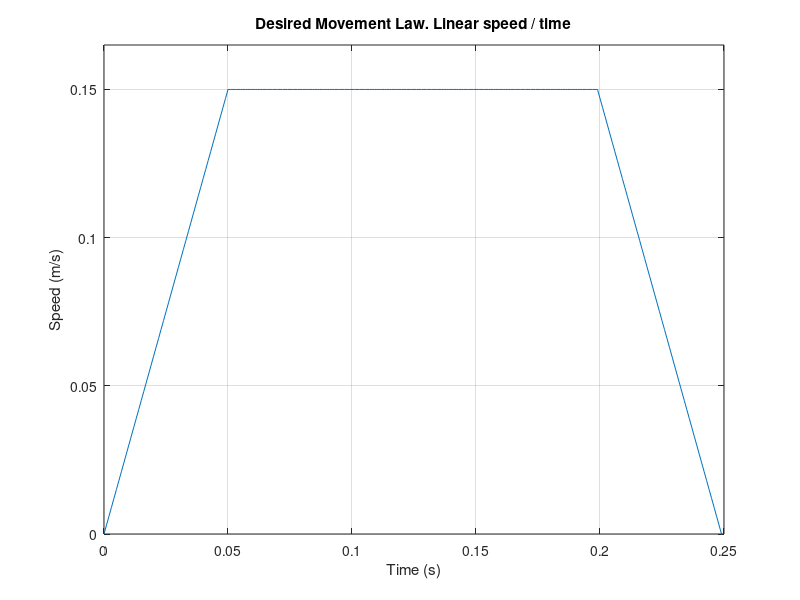
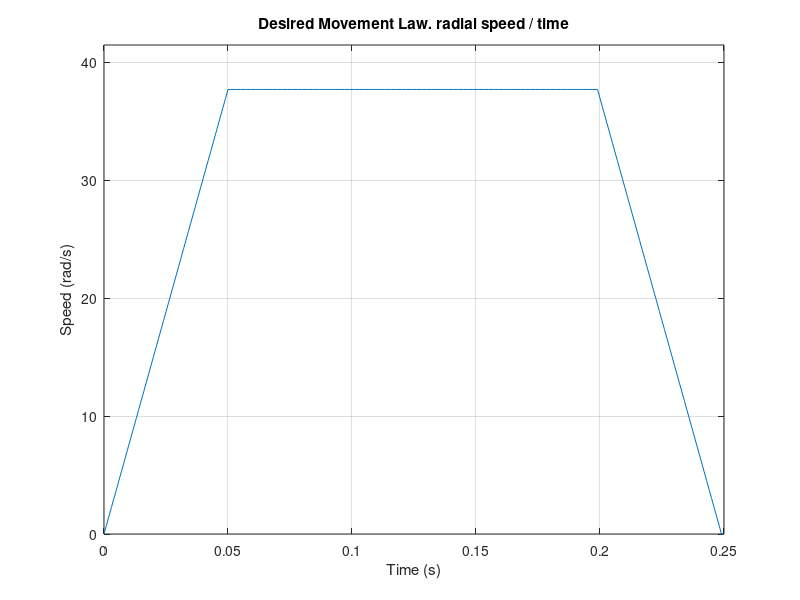
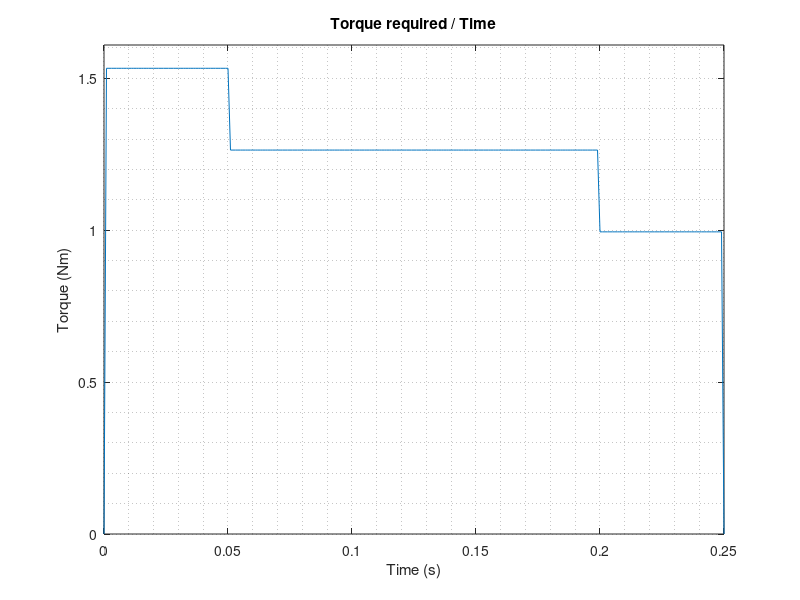
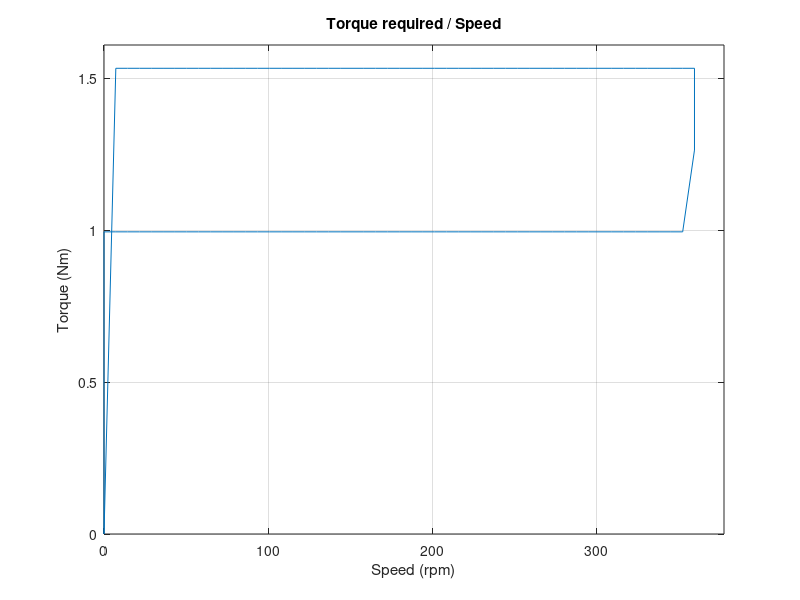

The MATLAB script that drew these images, in order: (Note: this script raises an error after producing the figures.)
%Torque calculation and HT34-504 simulator

%enviroment preparation
close all;
clear all;
clc

%motor parameters
Jm = 1.1*10^-4;                                         % motor inertia [kg*m^2]
alfa_p = 1.8;                                           % step angle [degrees]
Np = 360/alfa_p;                                        % steps number for one revolution

%ball screw parameters
Jv = 2.10*10^-4;                                        % screw inertia [kg*m^2]
lead = 0.025;                                           % righ hand lead [m]
r_eq = lead/(2*pi);                                     % equivalent radius [m]
diam = 0.025;                                           % screw diameter [m]. Not used
efficiency = 0.85;

%System requirements.
F = 270;                                                % Force necessary to move the load. [N]
time_total = 0.25;                                      % total time to move the load. [s]
time_rise = 0.2*time_total;                             % time in which the load accelerates. [s]
path_l = 30;                                            % Total linear excursion of the lever [mm]
speed_medium = (path_l*10^-3) / time_total;             % linear and medium speed of the load.
speed_peak= (speed_medium*time_total)/(time_total-time_rise);   % top linear speed. [m/s]
radial_speed_peak = speed_peak/r_eq;                    %top radial speed reached by the motor [m/s]
freq_init = 800;                                        % initial step rate [sps]
freq_fin = (radial_speed_peak/pi)*Np;                   % final step rate [sps]
TL = (F*speed_peak)/(radial_speed_peak*efficiency);     % Load Torque


time = [0:0.001:time_total];

%desired movement law plot.
ii = 2;
desired_law = zeros(1,time_total*100+1);
desired_law(ii) = 0;
for ii = 2:(time_total*200)
    desired_law(ii)= desired_law(ii-1) + 0.003;
end
for ii = (time_total*200+1):(time_total*800)
    desired_law(ii) = 0.15;
end
for ii = (time_total*800+1):(time_total*1000+1)
    desired_law(ii)= desired_law(ii-1) - 0.003;
end
figure(1);
plot(time,desired_law)
axis([0 time_total 0 speed_peak+0.1*speed_peak])
grid
title('Desired Movement Law. Linear speed / time')
xlabel('Time (s)');
ylabel('Speed (m/s)');

%desired movement law for the motor.
ii = 1;
desired_law_motor = zeros(1,time_total*1000+1);
desired_law_motor(ii) = 0;
for ii = 1:(time_total*1000)
    desired_law_motor(ii)= desired_law(ii)*((2*pi)/lead);
end

figure(2);
plot(time,desired_law_motor)
axis([0 time_total 0 radial_speed_peak+0.1*radial_speed_peak])
grid
title('Desired Movement Law. radial speed / time')
xlabel('Time (s)');
ylabel('Speed (rad/s)');


%torque calculation
Jeq = (Jm+Jv/efficiency);
ii = 1;
torque = zeros(1,time_total*1000+1);
for ii = 2:(time_total*1000)
   torque(ii)= Jeq*((desired_law_motor(ii)-desired_law_motor(ii-1))/0.001) + TL;
end

figure(3);
plot(time,torque);
axis([0 time_total 0 max(torque)*1.05])
grid minor
title('Torque required / Time')
xlabel('Time (s)');
ylabel('Torque (Nm)');


%torque / speed figure
ii = 1;
desired_law_rpm = zeros(1,time_total*1000+1);
desired_law_rpm(ii) = 0;
for ii = 1:(time_total*1000+1)
    desired_law_rpm(ii)= (desired_law_motor(ii)*60)/(2*pi);
end
figure(4);
plot(desired_law_rpm,torque);
axis([0 max(desired_law_rpm)*1.05 0 max(torque)*1.05])
grid 
title('Torque required / Speed')
xlabel('Speed (rpm)');
ylabel('Torque (Nm)');

clear ii
pullout_speed_or = [0:150:1800];
pullout_speed = [0:150:1800];
pullout_torque_or = zeros(1, 13);
pullout_torque_or = [2.69 2.69 2.69 1.91 1.27 1.06 0.96 0.85 0.74 0.64 0.53 0.42 0.32];

pullout_speed(3)
pullout_torque_or(3)
for aa = 1:11
    a = float('double');
    
    b = pullout_torque_or(jj);
    diff = a - b;
    m = (diff) / 150;
    for ii = 1:150
        pullout_torque(ii*150+jj) = pullout_torque_or(jj+1) + m*(pullout_speed(ii+1)-pullout_speed(ii)); 
    end
end




display('---------------------------HT34_v1 run succesfully---------------------------')